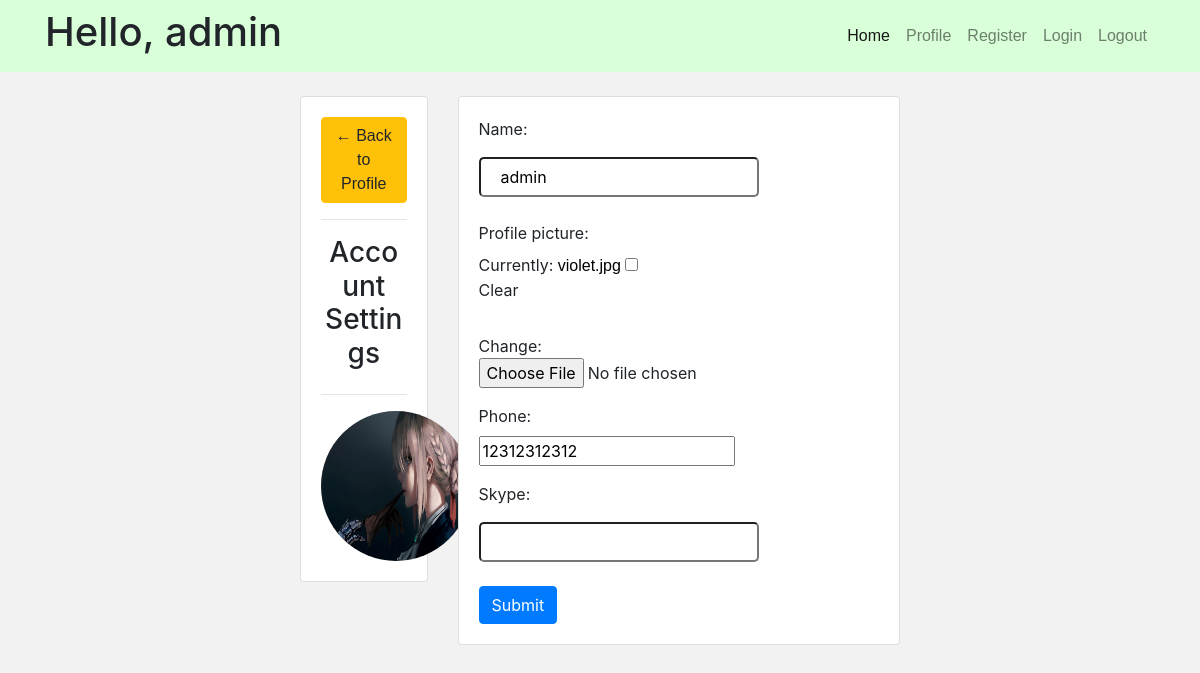
The app's page /settings (signed in), older data.
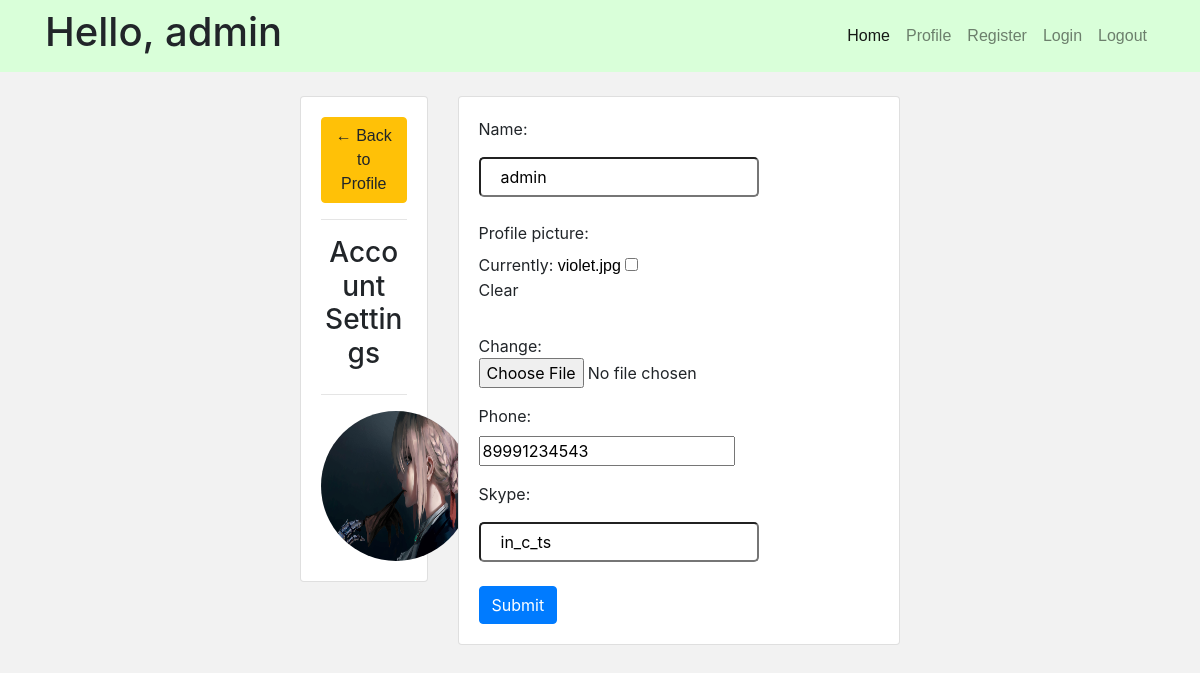
The same page, newer data.
### BlogApp/models.py (models this page shows, shortened)
class Guest(models.Model):
    user = models.OneToOneField(User, null=True, blank=True, on_delete=models.CASCADE)
    name = models.CharField(max_length=200, null=True)  # should be unique
    date_created = models.DateTimeField(auto_now_add=True, null=True)
    email = models.EmailField(default='example@blog.com')  # can't be change by user
    phone = models.IntegerField(blank=True, default=111111)
    profile_picture = models.ImageField(null=True, blank=True, default='profile.png')
    skype = models.CharField(max_length=50, null=True, blank=True)

### BlogApp/views.py (the view)
# urls.py: path('settings', views.profile_settings, name='profile_settings'),
@login_required(login_url='Blog:login')
def profile_settings(request):
    user = Guest.objects.get(name=request.user)
    profile_picture = user.profile_picture.url
    form = ProfileSetForm(instance=user)
    if request.method == 'POST':
        form = ProfileSetForm(request.POST, request.FILES, instance=user)
        if form.is_valid():
            form.save()
    context = {'pfp': profile_picture, 'form': form}
    return render(request, 'Blog/profile_settings.html', context)

### BlogApp/forms.py
class ProfileSetForm(ModelForm):
    class Meta:
        model = Guest
        fields = ['name', 'profile_picture', 'phone', 'skype']

### templates/Blog/profile_settings.html (shortened to what this page needs)
{% extends 'Blog/base.html' %}
{% block content %}
    {% load static %}
<br>
<div class="row">
	<div class="col-md-3">
		<div class="card card-body">
			<a class="btn btn-warning" href="{% url 'Blog:profile' request.user %}"> &#8592; Back to Profile</a>
			<hr>
			<h3 style="text-align: center">Account Settings</h3>
			<hr>
			<img class="profile-pic" src="{{ pfp }}" >
		</div>
	</div>
	<div class="col-md-9">
		<div class="card card-body">
			<form method="POST" action="" enctype="multipart/form-data">
				{{form.as_p}}
			<input class="btn btn-primary" type="submit" name="Update Information">
			</form>
		</div>
	</div>
</div>
{% endblock %}

Row changes from the older to the newer data that the page shows:
changed Guest "admin": phone "12312312312" → "89991234543"; skype (not shown) → "in_c_ts"
